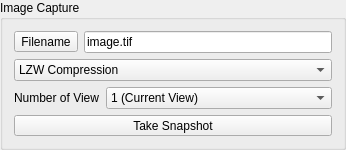
        <widget class="QGroupBox" name="groupBox">
         <property name="title">
          <string>Image Capture</string>
         </property>
         <layout class="QVBoxLayout" name="verticalLayout">
          <item>
           <layout class="QHBoxLayout" name="horizontalLayout">
            <item>
             <widget class="QToolButton" name="filename_but">
              <property name="text">
               <string>Filename</string>
              </property>
             </widget>
            </item>
            <item>
             <widget class="QLineEdit" name="filename_edit">
              <property name="text">
               <string>image.tif</string>
              </property>
             </widget>
            </item>
           </layout>
          </item>
          <item>
           <widget class="QComboBox" name="comp_combo">
            <property name="currentIndex">
             <number>1</number>
            </property>
            <item>
             <property name="text">
              <string>No Compression</string>
             </property>
            </item>
            <item>
             <property name="text">
              <string>LZW Compression</string>
             </property>
            </item>
            <item>
             <property name="text">
              <string>JPEG DCT Compression</string>
             </property>
            </item>
           </widget>
          </item>
          <item>
           <layout class="QHBoxLayout" name="horizontalLayout_2">
            <item>
             <widget class="QLabel" name="label">
              <property name="text">
               <string>Number of View</string>
              </property>
             </widget>
            </item>
            <item>
             <widget class="QComboBox" name="nviews_combo">
              <item>
               <property name="text">
                <string>1 (Current View)</string>
               </property>
              </item>
              <item>
               <property name="text">
                <string>4 (Front,Left,Right,Back)</string>
               </property>
              </item>
              <item>
               <property name="text">
                <string>6 (Front,Left,Right,Back,Bottom,Top)</string>
               </property>
              </item>
             </widget>
            </item>
           </layout>
          </item>
          <item>
           <widget class="QToolButton" name="snapshot_but">
            <property name="sizePolicy">
             <sizepolicy hsizetype="MinimumExpanding" vsizetype="Fixed">
              <horstretch>0</horstretch>
              <verstretch>0</verstretch>
             </sizepolicy>
            </property>
            <property name="text">
             <string>Take Snapshot</string>
            </property>
           </widget>
          </item>
         </layout>
        </widget>
